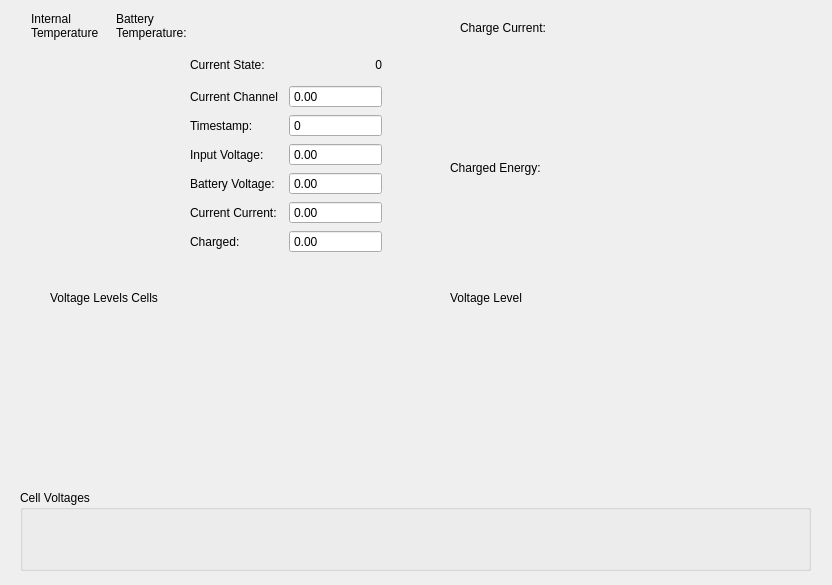
<?xml version="1.0" encoding="UTF-8"?>
<ui version="4.0">
 <class>iCharger</class>
 <widget class="QWidget" name="iCharger">
  <property name="geometry">
   <rect>
    <x>0</x>
    <y>0</y>
    <width>832</width>
    <height>585</height>
   </rect>
  </property>
  <property name="windowTitle">
   <string>iCharger</string>
  </property>
  <widget class="QwtPlot" name="current">
   <property name="geometry">
    <rect>
     <x>400</x>
     <y>40</y>
     <width>400</width>
     <height>111</height>
    </rect>
   </property>
  </widget>
  <widget class="QwtPlot" name="voltage_all">
   <property name="geometry">
    <rect>
     <x>400</x>
     <y>310</y>
     <width>400</width>
     <height>191</height>
    </rect>
   </property>
  </widget>
  <widget class="QwtPlot" name="charged">
   <property name="geometry">
    <rect>
     <x>400</x>
     <y>180</y>
     <width>400</width>
     <height>101</height>
    </rect>
   </property>
  </widget>
  <widget class="QwtThermo" name="intTemp">
   <property name="geometry">
    <rect>
     <x>31</x>
     <y>46</y>
     <width>52</width>
     <height>181</height>
    </rect>
   </property>
   <property name="alarmLevel">
    <double>40.000000000000000</double>
   </property>
   <property name="maxValue">
    <double>70.000000000000000</double>
   </property>
  </widget>
  <widget class="QwtThermo" name="battTemp">
   <property name="geometry">
    <rect>
     <x>110</x>
     <y>46</y>
     <width>52</width>
     <height>181</height>
    </rect>
   </property>
   <property name="layoutDirection">
    <enum>Qt::LeftToRight</enum>
   </property>
   <property name="autoFillBackground">
    <bool>true</bool>
   </property>
   <property name="alarmLevel">
    <double>40.000000000000000</double>
   </property>
   <property name="maxValue">
    <double>70.000000000000000</double>
   </property>
  </widget>
  <widget class="QLabel" name="label_10">
   <property name="geometry">
    <rect>
     <x>460</x>
     <y>20</y>
     <width>111</width>
     <height>16</height>
    </rect>
   </property>
   <property name="text">
    <string>Charge Current:</string>
   </property>
  </widget>
  <widget class="QLabel" name="label_11">
   <property name="geometry">
    <rect>
     <x>450</x>
     <y>160</y>
     <width>121</width>
     <height>16</height>
    </rect>
   </property>
   <property name="text">
    <string>Charged Energy:</string>
   </property>
  </widget>
  <widget class="QLabel" name="label_12">
   <property name="geometry">
    <rect>
     <x>50</x>
     <y>290</y>
     <width>151</width>
     <height>16</height>
    </rect>
   </property>
   <property name="text">
    <string>Voltage Levels Cells</string>
   </property>
  </widget>
  <widget class="QGroupBox" name="cellVoltages">
   <property name="geometry">
    <rect>
     <x>20</x>
     <y>490</y>
     <width>791</width>
     <height>81</height>
    </rect>
   </property>
   <property name="title">
    <string>Cell Voltages</string>
   </property>
  </widget>
  <widget class="QWidget" name="layoutWidget">
   <property name="geometry">
    <rect>
     <x>190</x>
     <y>50</y>
     <width>192</width>
     <height>203</height>
    </rect>
   </property>
   <layout class="QGridLayout" name="gridLayout">
    <item row="0" column="0">
     <widget class="QLabel" name="label_2">
      <property name="text">
       <string>Current State:</string>
      </property>
     </widget>
    </item>
    <item row="0" column="1">
     <widget class="QLabel" name="state">
      <property name="text">
       <string>0</string>
      </property>
      <property name="alignment">
       <set>Qt::AlignRight|Qt::AlignTrailing|Qt::AlignVCenter</set>
      </property>
     </widget>
    </item>
    <item row="1" column="0">
     <widget class="QLabel" name="label">
      <property name="text">
       <string>Current Channel</string>
      </property>
     </widget>
    </item>
    <item row="1" column="1">
     <widget class="QDoubleSpinBox" name="channel">
      <property name="readOnly">
       <bool>true</bool>
      </property>
      <property name="buttonSymbols">
       <enum>QAbstractSpinBox::NoButtons</enum>
      </property>
      <property name="keyboardTracking">
       <bool>false</bool>
      </property>
     </widget>
    </item>
    <item row="2" column="0">
     <widget class="QLabel" name="label_3">
      <property name="text">
       <string>Timestamp:</string>
      </property>
     </widget>
    </item>
    <item row="2" column="1">
     <widget class="QDoubleSpinBox" name="timestamp">
      <property name="readOnly">
       <bool>true</bool>
      </property>
      <property name="buttonSymbols">
       <enum>QAbstractSpinBox::NoButtons</enum>
      </property>
      <property name="keyboardTracking">
       <bool>false</bool>
      </property>
      <property name="decimals">
       <number>0</number>
      </property>
     </widget>
    </item>
    <item row="3" column="0">
     <widget class="QLabel" name="label_4">
      <property name="text">
       <string>Input Voltage:</string>
      </property>
     </widget>
    </item>
    <item row="3" column="1">
     <widget class="QDoubleSpinBox" name="inputV">
      <property name="readOnly">
       <bool>true</bool>
      </property>
      <property name="buttonSymbols">
       <enum>QAbstractSpinBox::NoButtons</enum>
      </property>
      <property name="keyboardTracking">
       <bool>false</bool>
      </property>
     </widget>
    </item>
    <item row="4" column="0">
     <widget class="QLabel" name="label_5">
      <property name="text">
       <string>Battery Voltage:</string>
      </property>
     </widget>
    </item>
    <item row="4" column="1">
     <widget class="QDoubleSpinBox" name="batteryV">
      <property name="readOnly">
       <bool>true</bool>
      </property>
      <property name="buttonSymbols">
       <enum>QAbstractSpinBox::NoButtons</enum>
      </property>
      <property name="keyboardTracking">
       <bool>false</bool>
      </property>
     </widget>
    </item>
    <item row="5" column="0">
     <widget class="QLabel" name="label_6">
      <property name="text">
       <string>Current Current:</string>
      </property>
     </widget>
    </item>
    <item row="5" column="1">
     <widget class="QDoubleSpinBox" name="current_2">
      <property name="readOnly">
       <bool>true</bool>
      </property>
      <property name="buttonSymbols">
       <enum>QAbstractSpinBox::NoButtons</enum>
      </property>
      <property name="keyboardTracking">
       <bool>false</bool>
      </property>
     </widget>
    </item>
    <item row="6" column="0">
     <widget class="QLabel" name="label_9">
      <property name="text">
       <string>Charged:</string>
      </property>
     </widget>
    </item>
    <item row="6" column="1">
     <widget class="QDoubleSpinBox" name="charged_2">
      <property name="readOnly">
       <bool>true</bool>
      </property>
      <property name="buttonSymbols">
       <enum>QAbstractSpinBox::NoButtons</enum>
      </property>
      <property name="keyboardTracking">
       <bool>false</bool>
      </property>
      <property name="maximum">
       <double>999999.989999999990687</double>
      </property>
     </widget>
    </item>
   </layout>
  </widget>
  <widget class="QLabel" name="label_7">
   <property name="geometry">
    <rect>
     <x>31</x>
     <y>11</y>
     <width>79</width>
     <height>29</height>
    </rect>
   </property>
   <property name="text">
    <string>Internal Temperature</string>
   </property>
   <property name="wordWrap">
    <bool>true</bool>
   </property>
  </widget>
  <widget class="QLabel" name="label_8">
   <property name="geometry">
    <rect>
     <x>116</x>
     <y>11</y>
     <width>83</width>
     <height>29</height>
    </rect>
   </property>
   <property name="text">
    <string>Battery Temperature:</string>
   </property>
   <property name="wordWrap">
    <bool>true</bool>
   </property>
  </widget>
  <widget class="QwtPlot" name="voltage_cell">
   <property name="geometry">
    <rect>
     <x>0</x>
     <y>310</y>
     <width>400</width>
     <height>181</height>
    </rect>
   </property>
  </widget>
  <widget class="QLabel" name="label_13">
   <property name="geometry">
    <rect>
     <x>450</x>
     <y>290</y>
     <width>151</width>
     <height>16</height>
    </rect>
   </property>
   <property name="text">
    <string>Voltage Level</string>
   </property>
  </widget>
 </widget>
 <customwidgets>
  <customwidget>
   <class>QwtPlot</class>
   <extends>QFrame</extends>
   <header>qwt_plot.h</header>
  </customwidget>
  <customwidget>
   <class>QwtThermo</class>
   <extends>QWidget</extends>
   <header>qwt_thermo.h</header>
  </customwidget>
 </customwidgets>
 <resources/>
 <connections/>
</ui>
